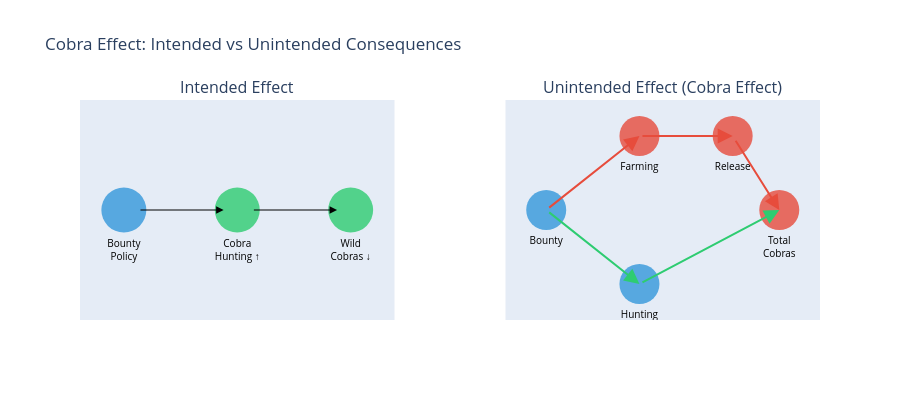

Source (notebook cell):
### Markdown cell above
### 6.3.4 의도치 않은 결과 (Unintended Consequences)

CLD의 가장 큰 가치: 정책 개입의 **의도치 않은 결과**를 예측하는 것

#### 코브라 효과 (Cobra Effect)

영국 식민지 인도에서 코브라를 줄이기 위해 보상금 정책 시행:

```
의도한 루프:     보상금 → 코브라 사냥↑ → 야생 코브라↓  ✓
의도하지 않은 루프: 보상금 → 코브라 사육↑ → 총 코브라↑  ✗
보상금 폐지 후:   사육 코브라 방출 → 코브라 더 증가!    ✗✗
```

#### 정책 저항 (Policy Resistance)

시스템의 균형 루프가 정책을 상쇄하는 현상:
- 빈곤 감소 현금 지원 → 소득 증가 → **자격 상실** → 지원 중단 → 소득 원복
- 빈곤 감소 현금 지원 → 소득 증가 → **임대료 인상** → 실질 소득 변화 없음

### 6.5.4 5장 DAG vs 6장 CLD

| 구분 | DAG (5장) | CLD (6장) |
|------|----------|----------|
| 구조 | 비순환 (Acyclic) | **순환 허용** |
| 피드백 | 표현 불가 | **핵심 요소** |
| 시간 | 정적 | **동적** |
| 주요 용도 | 인과 효과 추정 | 시스템 동태 이해 |
| 적합한 상황 | 마케팅 캠페인 효과 | 장기 정책 부작용 |

### Code cell
# 시각화: 코브라 효과 — 의도한 루프 vs 의도하지 않은 루프
fig = make_subplots(
    rows=1, cols=2,
    subplot_titles=('Intended Effect', 'Unintended Effect (Cobra Effect)'),
    horizontal_spacing=0.15
)

# 의도한 효과: 보상금 → 사냥↑ → 코브라↓
intended_x = [0, 1, 2]
intended_y = [1, 1, 1]
intended_labels = ['Bounty<br>Policy', 'Cobra<br>Hunting ↑', 'Wild<br>Cobras ↓']
intended_colors = ['#3498db', '#2ecc71', '#2ecc71']

fig.add_trace(go.Scatter(
    x=intended_x, y=intended_y, mode='markers+text',
    marker=dict(size=45, color=intended_colors, opacity=0.8),
    text=intended_labels, textposition='bottom center',
    textfont=dict(size=10, color='black'), showlegend=False
), row=1, col=1)

for i in range(2):
    fig.add_annotation(
        x=intended_x[i+1]-0.12, y=1, ax=intended_x[i]+0.12, ay=1,
        xref='x', yref='y', axref='x', ayref='y',
        showarrow=True, arrowhead=2, arrowsize=1.5, arrowcolor='black'
    )

# 의도하지 않은 효과
# 위쪽 경로: 보상금 → 사육 → 코브라 증가
unintended_nodes = {
    'Bounty': (0, 1.5),
    'Farming': (1, 2.5),
    'Release': (2, 2.5),
    'Hunting': (1, 0.5),
    'Total Cobras': (2.5, 1.5)
}

for name, (x, y) in unintended_nodes.items():
    color = '#e74c3c' if name in ['Farming', 'Release', 'Total Cobras'] else '#3498db'
    fig.add_trace(go.Scatter(
        x=[x], y=[y], mode='markers+text',
        marker=dict(size=40, color=color, opacity=0.8),
        text=[name.replace(' ', '<br>')], textposition='bottom center',
        textfont=dict(size=10, color='black'), showlegend=False
    ), row=1, col=2)

# 화살표
arrow_pairs = [
    ('Bounty', 'Farming', '#e74c3c'),
    ('Farming', 'Release', '#e74c3c'),
    ('Release', 'Total Cobras', '#e74c3c'),
    ('Bounty', 'Hunting', '#2ecc71'),
    ('Hunting', 'Total Cobras', '#2ecc71')
]

for src, tgt, color in arrow_pairs:
    x0, y0 = unintended_nodes[src]
    x1, y1 = unintended_nodes[tgt]
    fig.add_annotation(
        x=x1, y=y1, ax=x0, ay=y0,
        xref='x2', yref='y2', axref='x2', ayref='y2',
        showarrow=True, arrowhead=2, arrowsize=1.5, arrowcolor=color, arrowwidth=2
    )

fig.update_xaxes(showgrid=False, zeroline=False, showticklabels=False)
fig.update_yaxes(showgrid=False, zeroline=False, showticklabels=False)
fig.update_layout(
    height=400,
    title_text='Cobra Effect: Intended vs Unintended Consequences'
)
fig.show()

print("💡 코브라 효과의 교훈:")
print("   - 정책 입안자는 의도한 루프(녹색)만 생각했다")
print("   - 인센티브에 대한 전략적 대응(빨간색) = 의도하지 않은 루프")
print("   - CLD를 미리 작성했다면 이 부작용을 예측할 수 있었다")
print("\n📌 시스템 사고의 핵심: '이 정책이 어떤 새로운 피드백 루프를 만들 것인가?'")

### Figure 1 — Plotly figure (JSON) as saved in the notebook; plotly's stock layout.template omitted (floating-point values rounded to 4 significant figures)
{"data": [{"marker": {"color": ["#3498db", "#2ecc71", "#2ecc71"], "opacity": 0.8, "size": 45}, "mode": "markers+text", "showlegend": false, "text": ["Bounty<br>Policy", "Cobra<br>Hunting ↑", "Wild<br>Cobras ↓"], "textfont": {"color": "black", "size": 10}, "textposition": "bottom center", "type": "scatter", "x": [0, 1, 2], "xaxis": "x", "y": [1, 1, 1], "yaxis": "y"}, {"marker": {"color": "#3498db", "opacity": 0.8, "size": 40}, "mode": "markers+text", "showlegend": false, "text": ["Bounty"], "textfont": {"color": "black", "size": 10}, "textposition": "bottom center", "type": "scatter", "x": [0], "xaxis": "x2", "y": [1.5], "yaxis": "y2"}, {"marker": {"color": "#e74c3c", "opacity": 0.8, "size": 40}, "mode": "markers+text", "showlegend": false, "text": ["Farming"], "textfont": {"color": "black", "size": 10}, "textposition": "bottom center", "type": "scatter", "x": [1], "xaxis": "x2", "y": [2.5], "yaxis": "y2"}, {"marker": {"color": "#e74c3c", "opacity": 0.8, "size": 40}, "mode": "markers+text", "showlegend": false, "text": ["Release"], "textfont": {"color": "black", "size": 10}, "textposition": "bottom center", "type": "scatter", "x": [2], "xaxis": "x2", "y": [2.5], "yaxis": "y2"}, {"marker": {"color": "#3498db", "opacity": 0.8, "size": 40}, "mode": "markers+text", "showlegend": false, "text": ["Hunting"], "textfont": {"color": "black", "size": 10}, "textposition": "bottom center", "type": "scatter", "x": [1], "xaxis": "x2", "y": [0.5], "yaxis": "y2"}, {"marker": {"color": "#e74c3c", "opacity": 0.8, "size": 40}, "mode": "markers+text", "showlegend": false, "text": ["Total<br>Cobras"], "textfont": {"color": "black", "size": 10}, "textposition": "bottom center", "type": "scatter", "x": [2.5], "xaxis": "x2", "y": [1.5], "yaxis": "y2"}], "layout": {"annotations": [{"font": {"size": 16}, "showarrow": false, "text": "Intended Effect", "x": 0.2125, "xanchor": "center", "xref": "paper", "y": 1, "yanchor": "bottom", "yref": "paper"}, {"font": {"size": 16}, "showarrow": false, "text": "Unintended Effect (Cobra Effect)", "x": 0.7875, "xanchor": "center", "xref": "paper", "y": 1, "yanchor": "bottom", "yref": "paper"}, {"arrowcolor": "black", "arrowhead": 2, "arrowsize": 1.5, "ax": 0.12, "axref": "x", "ay": 1, "ayref": "y", "showarrow": true, "x": 0.88, "xref": "x", "y": 1, "yref": "y"}, {"arrowcolor": "black", "arrowhead": 2, "arrowsize": 1.5, "ax": 1.12, "axref": "x", "ay": 1, "ayref": "y", "showarrow": true, "x": 1.88, "xref": "x", "y": 1, "yref": "y"}, {"arrowcolor": "#e74c3c", "arrowhead": 2, "arrowsize": 1.5, "arrowwidth": 2, "ax": 0, "axref": "x2", "ay": 1.5, "ayref": "y2", "showarrow": true, "x": 1, "xref": "x2", "y": 2.5, "yref": "y2"}, {"arrowcolor": "#e74c3c", "arrowhead": 2, "arrowsize": 1.5, "arrowwidth": 2, "ax": 1, "axref": "x2", "ay": 2.5, "ayref": "y2", "showarrow": true, "x": 2, "xref": "x2", "y": 2.5, "yref": "y2"}, {"arrowcolor": "#e74c3c", "arrowhead": 2, "arrowsize": 1.5, "arrowwidth": 2, "ax": 2, "axref": "x2", "ay": 2.5, "ayref": "y2", "showarrow": true, "x": 2.5, "xref": "x2", "y": 1.5, "yref": "y2"}, {"arrowcolor": "#2ecc71", "arrowhead": 2, "arrowsize": 1.5, "arrowwidth": 2, "ax": 0, "axref": "x2", "ay": 1.5, "ayref": "y2", "showarrow": true, "x": 1, "xref": "x2", "y": 0.5, "yref": "y2"}, {"arrowcolor": "#2ecc71", "arrowhead": 2, "arrowsize": 1.5, "arrowwidth": 2, "ax": 1, "axref": "x2", "ay": 0.5, "ayref": "y2", "showarrow": true, "x": 2.5, "xref": "x2", "y": 1.5, "yref": "y2"}], "height": 400, "title": {"text": "Cobra Effect: Intended vs Unintended Consequences"}, "xaxis": {"anchor": "y", "domain": [0, 0.425], "showgrid": false, "showticklabels": false, "zeroline": false}, "xaxis2": {"anchor": "y2", "domain": [0.575, 1], "showgrid": false, "showticklabels": false, "zeroline": false}, "yaxis": {"anchor": "x", "domain": [0, 1], "showgrid": false, "showticklabels": false, "zeroline": false}, "yaxis2": {"anchor": "x2", "domain": [0, 1], "showgrid": false, "showticklabels": false, "zeroline": false}}}
